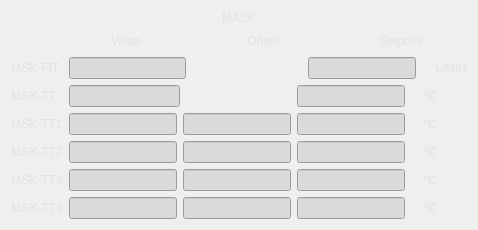
      <widget class="QFrame" name="frameBPM1_2">
       <property name="styleSheet">
        <string notr="true">background-color: transparent;

QLineEdit{
border-style: solid;
border-color: rgb(39, 143, 255);
border-width: 1px;
}</string>
       </property>
       <layout class="QGridLayout" name="gridLayout_5">
        <item row="2" column="0">
         <layout class="QVBoxLayout" name="verticalLayout_9">
          <item>
           <layout class="QHBoxLayout" name="horizontalLayout_76">
            <item>
             <widget class="QLabel" name="label_118">
              <property name="styleSheet">
               <string notr="true">color: rgb(226, 226, 226);
font: 75 13pt &quot;Utopia&quot;;
background-color: transparent;</string>
              </property>
              <property name="text">
               <string>MSK-FIT </string>
              </property>
              <property name="alignment">
               <set>Qt::AlignCenter</set>
              </property>
             </widget>
            </item>
            <item>
             <widget class="QLineEdit" name="lineEditMskFitValue">
              <property name="styleSheet">
               <string notr="true">background-color: rgb(218, 218, 218);</string>
              </property>
             </widget>
            </item>
            <item>
             <spacer name="horizontalSpacer_11">
              <property name="orientation">
               <enum>Qt::Horizontal</enum>
              </property>
              <property name="sizeHint" stdset="0">
               <size>
                <width>40</width>
                <height>20</height>
               </size>
              </property>
             </spacer>
            </item>
            <item>
             <layout class="QHBoxLayout" name="horizontalLayout_77">
              <item>
               <widget class="QLineEdit" name="lineEditMskFitSetPoint">
                <property name="styleSheet">
                 <string notr="true">background-color: rgb(218, 218, 218);</string>
                </property>
               </widget>
              </item>
              <item>
               <widget class="QLabel" name="labelMskFitBool">
                <property name="maximumSize">
                 <size>
                  <width>21</width>
                  <height>21</height>
                 </size>
                </property>
                <property name="styleSheet">
                 <string notr="true">background-color: transparent;</string>
                </property>
                <property name="text">
                 <string/>
                </property>
                <property name="pixmap">
                 <pixmap>images/led_red.png</pixmap>
                </property>
                <property name="scaledContents">
                 <bool>true</bool>
                </property>
               </widget>
              </item>
              <item>
               <widget class="QLabel" name="label_192">
                <property name="styleSheet">
                 <string notr="true">color: rgb(226, 226, 226);
font: 75 13pt &quot;Utopia&quot;;
background-color: transparent;</string>
                </property>
                <property name="text">
                 <string>L/MIN</string>
                </property>
                <property name="alignment">
                 <set>Qt::AlignCenter</set>
                </property>
               </widget>
              </item>
             </layout>
            </item>
           </layout>
          </item>
          <item>
           <layout class="QHBoxLayout" name="horizontalLayout_78">
            <item>
             <widget class="QLabel" name="label_193">
              <property name="styleSheet">
               <string notr="true">color: rgb(226, 226, 226);
font: 75 13pt &quot;Utopia&quot;;
background-color: transparent;</string>
              </property>
              <property name="text">
               <string>MSK-TT  </string>
              </property>
              <property name="alignment">
               <set>Qt::AlignCenter</set>
              </property>
             </widget>
            </item>
            <item>
             <widget class="QLineEdit" name="lineEditMskTtValue">
              <property name="styleSheet">
               <string notr="true">background-color: rgb(218, 218, 218);</string>
              </property>
             </widget>
            </item>
            <item>
             <spacer name="horizontalSpacer_12">
              <property name="orientation">
               <enum>Qt::Horizontal</enum>
              </property>
              <property name="sizeHint" stdset="0">
               <size>
                <width>40</width>
                <height>20</height>
               </size>
              </property>
             </spacer>
            </item>
            <item>
             <layout class="QHBoxLayout" name="horizontalLayout_79">
              <item>
               <widget class="QLineEdit" name="lineEditMskTtSetPoint">
                <property name="styleSheet">
                 <string notr="true">background-color: rgb(218, 218, 218);</string>
                </property>
               </widget>
              </item>
              <item>
               <widget class="QLabel" name="labelMskTtBool">
                <property name="maximumSize">
                 <size>
                  <width>21</width>
                  <height>21</height>
                 </size>
                </property>
                <property name="styleSheet">
                 <string notr="true">background-color: transparent;</string>
                </property>
                <property name="text">
                 <string/>
                </property>
                <property name="pixmap">
                 <pixmap>images/led_red.png</pixmap>
                </property>
                <property name="scaledContents">
                 <bool>true</bool>
                </property>
               </widget>
              </item>
              <item>
               <widget class="QLabel" name="label_195">
                <property name="styleSheet">
                 <string notr="true">color: rgb(226, 226, 226);
font: 75 13pt &quot;Utopia&quot;;
background-color: transparent;</string>
                </property>
                <property name="text">
                 <string>ºC         </string>
                </property>
                <property name="alignment">
                 <set>Qt::AlignCenter</set>
                </property>
               </widget>
              </item>
             </layout>
            </item>
           </layout>
          </item>
         </layout>
        </item>
        <item row="3" column="0">
         <layout class="QHBoxLayout" name="horizontalLayout_91">
          <item>
           <widget class="QLabel" name="label_196">
            <property name="styleSheet">
             <string notr="true">color: rgb(226, 226, 226);
font: 75 13pt &quot;Utopia&quot;;
background-color: transparent;</string>
            </property>
            <property name="text">
             <string>MSK-TT1</string>
            </property>
            <property name="alignment">
             <set>Qt::AlignCenter</set>
            </property>
           </widget>
          </item>
          <item>
           <widget class="QLineEdit" name="lineEditMskTt1Value">
            <property name="styleSheet">
             <string notr="true">background-color: rgb(218, 218, 218);</string>
            </property>
           </widget>
          </item>
          <item>
           <widget class="QLineEdit" name="lineEditMskTt1Offset">
            <property name="styleSheet">
             <string notr="true">background-color: rgb(218, 218, 218);</string>
            </property>
           </widget>
          </item>
          <item>
           <layout class="QHBoxLayout" name="horizontalLayout_92">
            <item>
             <widget class="QLineEdit" name="lineEditMskTt1SetPoint">
              <property name="styleSheet">
               <string notr="true">background-color: rgb(218, 218, 218);</string>
              </property>
             </widget>
            </item>
            <item>
             <widget class="QLabel" name="labelMskTt1Bool">
              <property name="maximumSize">
               <size>
                <width>21</width>
                <height>21</height>
               </size>
              </property>
              <property name="styleSheet">
               <string notr="true">background-color: transparent;</string>
              </property>
              <property name="text">
               <string/>
              </property>
              <property name="pixmap">
               <pixmap>images/led_red.png</pixmap>
              </property>
              <property name="scaledContents">
               <bool>true</bool>
              </property>
             </widget>
            </item>
            <item>
             <widget class="QLabel" name="label_198">
              <property name="styleSheet">
               <string notr="true">color: rgb(226, 226, 226);
font: 75 13pt &quot;Utopia&quot;;
background-color: transparent;</string>
              </property>
              <property name="text">
               <string>ºC         </string>
              </property>
              <property name="alignment">
               <set>Qt::AlignCenter</set>
              </property>
             </widget>
            </item>
           </layout>
          </item>
         </layout>
        </item>
        <item row="4" column="0">
         <layout class="QHBoxLayout" name="horizontalLayout_93">
          <item>
           <widget class="QLabel" name="label_199">
            <property name="styleSheet">
             <string notr="true">color: rgb(226, 226, 226);
font: 75 13pt &quot;Utopia&quot;;
background-color: transparent;</string>
            </property>
            <property name="text">
             <string>MSK-TT2</string>
            </property>
            <property name="alignment">
             <set>Qt::AlignCenter</set>
            </property>
           </widget>
          </item>
          <item>
           <widget class="QLineEdit" name="lineEditMskTt2Value">
            <property name="styleSheet">
             <string notr="true">background-color: rgb(218, 218, 218);</string>
            </property>
           </widget>
          </item>
          <item>
           <widget class="QLineEdit" name="lineEditMskTt2Offset">
            <property name="styleSheet">
             <string notr="true">background-color: rgb(218, 218, 218);</string>
            </property>
           </widget>
          </item>
          <item>
           <layout class="QHBoxLayout" name="horizontalLayout_94">
            <item>
             <widget class="QLineEdit" name="lineEditMskTt2SetPoint">
              <property name="styleSheet">
               <string notr="true">background-color: rgb(218, 218, 218);</string>
              </property>
             </widget>
            </item>
            <item>
             <widget class="QLabel" name="labelMskTt2Bool">
              <property name="maximumSize">
               <size>
                <width>21</width>
                <height>21</height>
               </size>
              </property>
              <property name="styleSheet">
               <string notr="true">background-color: transparent;</string>
              </property>
              <property name="text">
               <string/>
              </property>
              <property name="pixmap">
               <pixmap>images/led_red.png</pixmap>
              </property>
              <property name="scaledContents">
               <bool>true</bool>
              </property>
             </widget>
            </item>
            <item>
             <widget class="QLabel" name="label_201">
              <property name="styleSheet">
               <string notr="true">color: rgb(226, 226, 226);
font: 75 13pt &quot;Utopia&quot;;
background-color: transparent;</string>
              </property>
              <property name="text">
               <string>ºC         </string>
              </property>
              <property name="alignment">
               <set>Qt::AlignCenter</set>
              </property>
             </widget>
            </item>
           </layout>
          </item>
         </layout>
        </item>
        <item row="5" column="0">
         <layout class="QHBoxLayout" name="horizontalLayout_95">
          <item>
           <widget class="QLabel" name="label_202">
            <property name="styleSheet">
             <string notr="true">color: rgb(226, 226, 226);
font: 75 13pt &quot;Utopia&quot;;
background-color: transparent;</string>
            </property>
            <property name="text">
             <string>MSK-TT3</string>
            </property>
            <property name="alignment">
             <set>Qt::AlignCenter</set>
            </property>
           </widget>
          </item>
          <item>
           <widget class="QLineEdit" name="lineEditMskTt3Value">
            <property name="styleSheet">
             <string notr="true">background-color: rgb(218, 218, 218);</string>
            </property>
           </widget>
          </item>
          <item>
           <widget class="QLineEdit" name="lineEditMskTt3Offset">
            <property name="styleSheet">
             <string notr="true">background-color: rgb(218, 218, 218);</string>
            </property>
           </widget>
          </item>
          <item>
           <layout class="QHBoxLayout" name="horizontalLayout_96">
            <item>
             <widget class="QLineEdit" name="lineEditMskTt3SetPoint">
              <property name="styleSheet">
               <string notr="true">background-color: rgb(218, 218, 218);</string>
              </property>
             </widget>
            </item>
            <item>
             <widget class="QLabel" name="labelMskTt3Bool">
              <property name="maximumSize">
               <size>
                <width>21</width>
                <height>21</height>
               </size>
              </property>
              <property name="styleSheet">
               <string notr="true">background-color: transparent;</string>
              </property>
              <property name="text">
               <string/>
              </property>
              <property name="pixmap">
               <pixmap>images/led_red.png</pixmap>
              </property>
              <property name="scaledContents">
               <bool>true</bool>
              </property>
             </widget>
            </item>
            <item>
             <widget class="QLabel" name="label_204">
              <property name="styleSheet">
               <string notr="true">color: rgb(226, 226, 226);
font: 75 13pt &quot;Utopia&quot;;
background-color: transparent;</string>
              </property>
              <property name="text">
               <string>ºC         </string>
              </property>
              <property name="alignment">
               <set>Qt::AlignCenter</set>
              </property>
             </widget>
            </item>
           </layout>
          </item>
         </layout>
        </item>
        <item row="6" column="0">
         <layout class="QHBoxLayout" name="horizontalLayout_97">
          <item>
           <widget class="QLabel" name="label_205">
            <property name="styleSheet">
             <string notr="true">color: rgb(226, 226, 226);
font: 75 13pt &quot;Utopia&quot;;
background-color: transparent;</string>
            </property>
            <property name="text">
             <string>MSK-TT4</string>
            </property>
            <property name="alignment">
             <set>Qt::AlignCenter</set>
            </property>
           </widget>
          </item>
          <item>
           <widget class="QLineEdit" name="lineEditMskTt4Value">
            <property name="styleSheet">
             <string notr="true">background-color: rgb(218, 218, 218);</string>
            </property>
           </widget>
          </item>
          <item>
           <widget class="QLineEdit" name="lineEditMskTt4Offset">
            <property name="styleSheet">
             <string notr="true">background-color: rgb(218, 218, 218);</string>
            </property>
           </widget>
          </item>
          <item>
           <layout class="QHBoxLayout" name="horizontalLayout_98">
            <item>
             <widget class="QLineEdit" name="lineEditMskTt4SetPoint">
              <property name="styleSheet">
               <string notr="true">background-color: rgb(218, 218, 218);</string>
              </property>
             </widget>
            </item>
            <item>
             <widget class="QLabel" name="labelMskTt4Bool">
              <property name="maximumSize">
               <size>
                <width>21</width>
                <height>21</height>
               </size>
              </property>
              <property name="styleSheet">
               <string notr="true">background-color: transparent;</string>
              </property>
              <property name="text">
               <string/>
              </property>
              <property name="pixmap">
               <pixmap>images/led_red.png</pixmap>
              </property>
              <property name="scaledContents">
               <bool>true</bool>
              </property>
             </widget>
            </item>
            <item>
             <widget class="QLabel" name="label_207">
              <property name="styleSheet">
               <string notr="true">color: rgb(226, 226, 226);
font: 75 13pt &quot;Utopia&quot;;
background-color: transparent;</string>
              </property>
              <property name="text">
               <string>ºC         </string>
              </property>
              <property name="alignment">
               <set>Qt::AlignCenter</set>
              </property>
             </widget>
            </item>
           </layout>
          </item>
         </layout>
        </item>
        <item row="1" column="0">
         <layout class="QHBoxLayout" name="horizontalLayout_99">
          <item>
           <spacer name="horizontalSpacer_17">
            <property name="orientation">
             <enum>Qt::Horizontal</enum>
            </property>
            <property name="sizeType">
             <enum>QSizePolicy::Ignored</enum>
            </property>
            <property name="sizeHint" stdset="0">
             <size>
              <width>49</width>
              <height>20</height>
             </size>
            </property>
           </spacer>
          </item>
          <item>
           <widget class="QLabel" name="label_208">
            <property name="styleSheet">
             <string notr="true">color: rgb(226, 226, 226);
font: 75 13pt &quot;Utopia&quot;;
background-color: transparent;</string>
            </property>
            <property name="text">
             <string>Value</string>
            </property>
            <property name="alignment">
             <set>Qt::AlignCenter</set>
            </property>
           </widget>
          </item>
          <item>
           <widget class="QLabel" name="label_209">
            <property name="styleSheet">
             <string notr="true">color: rgb(226, 226, 226);
font: 75 13pt &quot;Utopia&quot;;
background-color: transparent;</string>
            </property>
            <property name="text">
             <string>Offset</string>
            </property>
            <property name="alignment">
             <set>Qt::AlignCenter</set>
            </property>
           </widget>
          </item>
          <item>
           <widget class="QLabel" name="label_210">
            <property name="styleSheet">
             <string notr="true">color: rgb(226, 226, 226);
font: 75 13pt &quot;Utopia&quot;;
background-color: transparent;</string>
            </property>
            <property name="text">
             <string>Setpoint</string>
            </property>
            <property name="alignment">
             <set>Qt::AlignCenter</set>
            </property>
           </widget>
          </item>
         </layout>
        </item>
        <item row="0" column="0">
         <widget class="QLabel" name="label_211">
          <property name="styleSheet">
           <string notr="true">color: rgb(226, 226, 226);
font: 75 20pt &quot;Courier 10 Pitch&quot;;
background-color: transparent;</string>
          </property>
          <property name="text">
           <string>MASK</string>
          </property>
          <property name="alignment">
           <set>Qt::AlignCenter</set>
          </property>
         </widget>
        </item>
       </layout>
      </widget>
